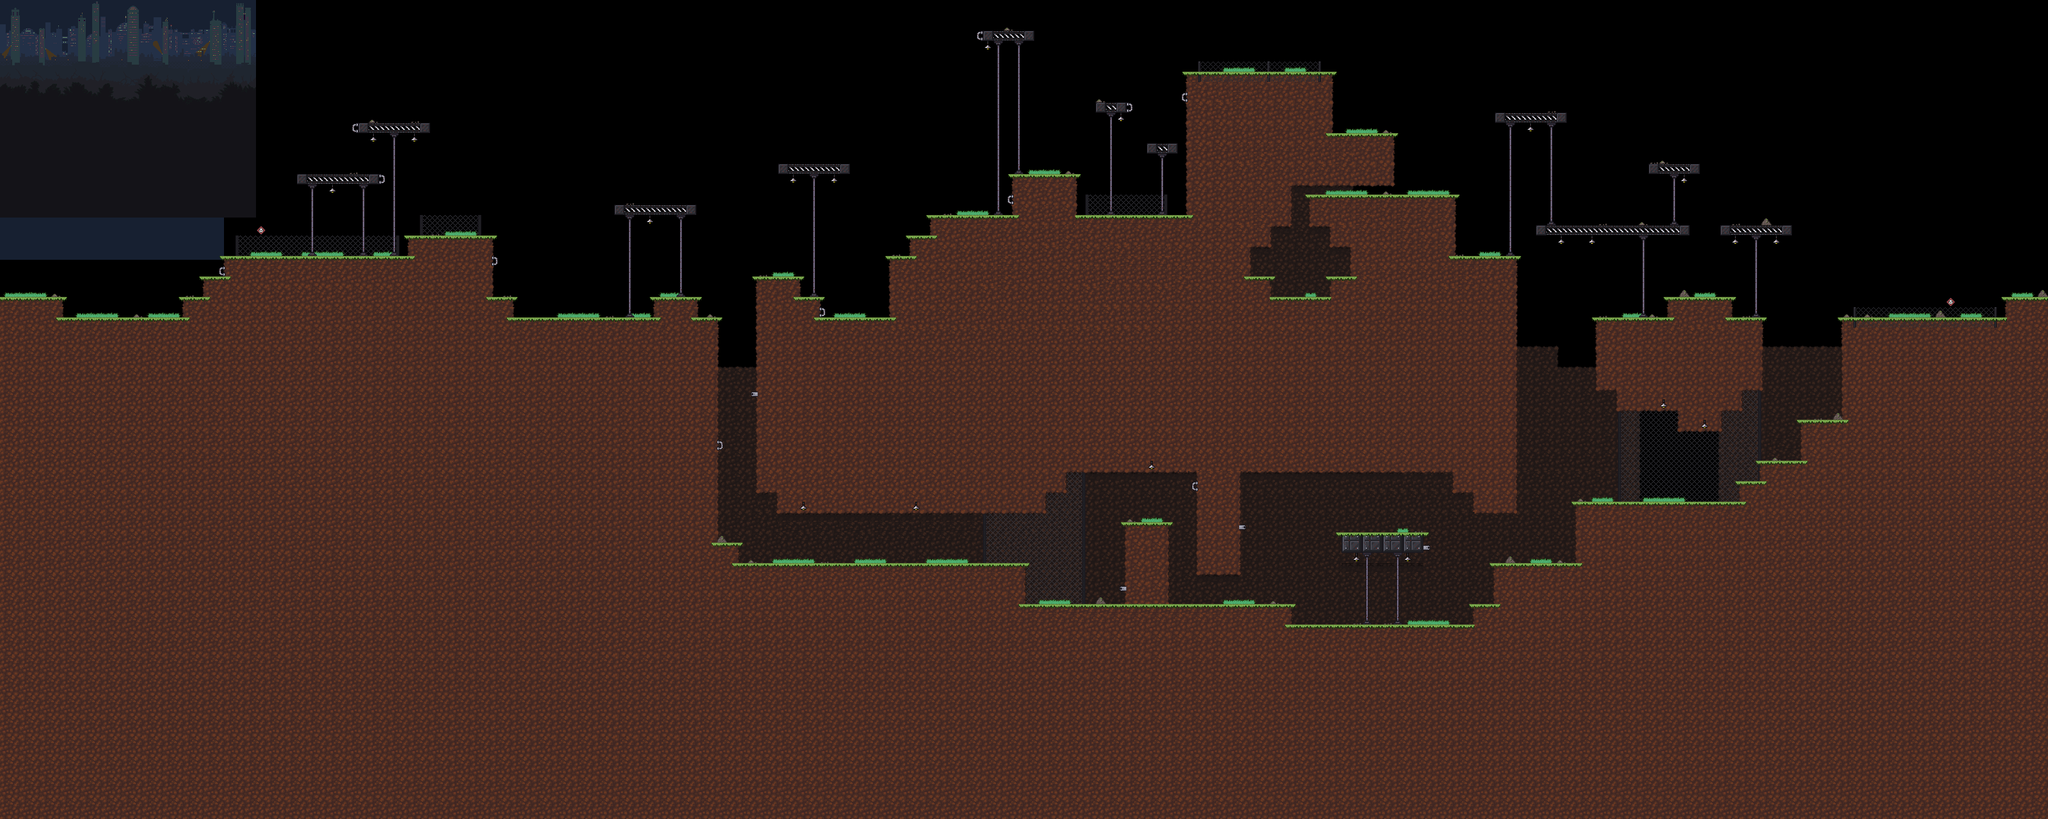

This is a level from a 2D game, rendered from its Tiled map with the project's own tilesets. A one-line summary and the map file follow, with tile-layer data summarised:
An orthogonal 200x80 tile map with 16x16 px tiles, 7 tile layers (Ground_farther, Ground_between, Ground_back, Ground, ...), 2 tilesets, 2 image layers and 132 objects.

<map version="1.0" orientation="orthogonal" width="200" height="80" tilewidth="16" tileheight="16">
 <tileset firstgid="1" name="16_blocks" tilewidth="16" tileheight="16" spacing="1">
  <image source="Pictures/Tile_16.png" width="119" height="102" />
 </tileset>
 <tileset firstgid="43" name="32_blocks" tilewidth="32" tileheight="32" spacing="1">
  <tileoffset x="0" y="16" />
  <image source="Pictures/Tile_32.png" width="321" height="264" />
 </tileset>
 <imagelayer name="Sky_background" width="200" height="80">
  <image source="Pictures/Night_sky_background.png" />
  <properties>
   <property name="height" value="1" />
   <property name="repeat" value="true" />
  </properties>
 </imagelayer>
 <imagelayer name="City_backgroundi" width="200" height="80">
  <image source="Pictures/Night_city_background.png" />
  <properties>
   <property name="height" value="640" />
   <property name="repeatVertical" value="true" />
  </properties>
 </imagelayer>
 <layer name="Ground_farther" width="200" height="80">
  <data>[16000 cells, 573 non-empty, 5 distinct tile ids]</data>
 </layer>
 <layer name="Ground_between" width="200" height="80">
  <data>[16000 cells, 62 non-empty, 5 distinct tile ids]</data>
 </layer>
 <layer name="Ground_back" width="200" height="80">
  <data>[16000 cells, 20 non-empty, 5 distinct tile ids]</data>
 </layer>
 <layer name="Ground" width="200" height="80">
  <data>[16000 cells, 2787 non-empty, 9 distinct tile ids]</data>
 </layer>
 <layer name="Scenery" width="200" height="80">
  <data>[16000 cells, 31 non-empty, 7 distinct tile ids]</data>
 </layer>
 <layer name="Grass" width="200" height="80">
  <data>[16000 cells, 604 non-empty, 15 distinct tile ids]</data>
 </layer>
 <layer name="Metal" width="200" height="80">
  <data>[16000 cells, 256 non-empty, 6 distinct tile ids]</data>
 </layer>
 <objectgroup name="Collisions" width="200" height="80">
  <object x="464" y="272" width="128" height="16" />
  <object x="560" y="192" width="112" height="16" />
  <object x="960" y="320" width="128" height="16" />
  <object x="1216" y="256" width="112" height="16" />
  <object x="1024" y="464" width="64" height="32" />
  <object x="1536" y="48" width="80" height="16" />
  <object x="1712" y="160" width="48" height="16" />
  <object x="1792" y="224" width="48" height="16" />
  <object x="2336" y="176" width="112" height="16" />
  <object x="2400" y="352" width="240" height="16" />
  <object x="2576" y="256" width="80" height="16" />
  <object x="2688" y="352" width="112" height="16" />
  <object x="2304" y="944" width="32" height="32" />
  <object x="1600" y="944" width="416" height="400" />
  <object x="1760" y="816" width="64" height="128" />
  <object x="1872" y="736" width="64" height="160" />
  <object x="2096" y="832" width="128" height="32" />
  <object x="0" y="496" width="1120" height="784" />
  <object x="1120" y="880" width="480" height="400" />
  <object x="1120" y="848" width="32" height="32" />
  <object x="352" y="400" width="416" height="96" />
  <object x="640" y="368" width="128" height="32" />
  <object x="768" y="464" width="32" height="32" />
  <object x="288" y="464" width="64" height="32" />
  <object x="320" y="432" width="32" height="32" />
  <object x="0" y="464" width="96" height="32" />
  <object x="2016" y="976" width="320" height="304" />
  <object x="3136" y="464" width="64" height="32" />
  <object x="1184" y="496" width="1184" height="240" />
  <object x="1456" y="336" width="496" height="160" />
  <object x="2112" y="304" width="160" height="192" />
  <object x="2272" y="400" width="96" height="96" />
  <object x="1952" y="464" width="160" height="32" />
  <object x="1952" y="432" width="32" height="32" />
  <object x="2080" y="432" width="32" height="32" />
  <object x="2048" y="304" width="64" height="48" />
  <object x="2080" y="352" width="32" height="32" />
  <object x="1856" y="112" width="160" height="224" />
  <object x="2016" y="208" width="160" height="80" />
  <object x="2016" y="112" width="64" height="96" />
  <object x="1952" y="336" width="32" height="48" />
  <object x="1984" y="336" width="32" height="16" />
  <object x="1392" y="400" width="64" height="96" />
  <object x="1424" y="368" width="32" height="32" />
  <object x="1184" y="432" width="64" height="64" />
  <object x="1248" y="464" width="32" height="32" />
  <object x="1184" y="736" width="480" height="32" />
  <object x="1216" y="768" width="416" height="32" />
  <object x="1584" y="272" width="96" height="64" />
  <object x="2272" y="736" width="96" height="32" />
  <object x="2304" y="768" width="64" height="32" />
  <object x="2496" y="496" width="256" height="112" />
  <object x="2528" y="608" width="192" height="32" />
  <object x="2624" y="640" width="64" height="32" />
  <object x="2608" y="464" width="96" height="32" />
  <object x="2880" y="496" width="320" height="784" />
  <object x="2336" y="880" width="544" height="400" />
  <object x="2464" y="784" width="416" height="96" />
  <object x="2816" y="656" width="64" height="128" />
  <object x="2720" y="752" width="96" height="32" />
  <object x="2752" y="720" width="64" height="32" />
 </objectgroup>
 <objectgroup name="Objects" width="200" height="80">
  <object gid="55" x="1328" y="880" />
  <object gid="55" x="1360" y="880" />
  <object gid="55" x="1472" y="880" />
  <object gid="55" x="1360" y="848" />
  <object gid="55" x="2048" y="976" />
  <object gid="55" x="2592" y="784" />
  <object gid="55" x="2512" y="352" />
  <object gid="55" x="2384" y="176" />
  <object gid="55" x="2000" y="464" />
  <object gid="55" x="1904" y="112" />
  <object gid="55" x="1920" y="80" />
  <object gid="55" x="1936" y="112" />
  <object gid="55" x="1344" y="496" />
  <object gid="55" x="832" y="496" />
  <object gid="55" x="1024" y="320" />
  <object gid="46" x="608" y="192" />
  <object gid="55" x="32" y="464" />
  <object gid="29" x="128" y="496" />
  <object gid="29" x="144" y="496" />
  <object gid="29" x="496" y="272" />
  <object gid="29" x="512" y="272" />
  <object gid="29" x="544" y="400" />
  <object gid="29" x="560" y="400" />
  <object gid="29" x="592" y="400" />
  <object gid="29" x="16" y="464" />
  <object gid="29" x="816" y="496" />
  <object gid="29" x="896" y="496" />
  <object gid="29" x="1008" y="320" />
  <object gid="29" x="1296" y="256" />
  <object gid="29" x="1264" y="256" />
  <object gid="29" x="1584" y="48" />
  <object gid="29" x="1632" y="272" />
  <object gid="29" x="1712" y="336" />
  <object gid="29" x="1728" y="336" />
  <object gid="29" x="1744" y="336" />
  <object gid="29" x="1760" y="336" />
  <object gid="29" x="1760" y="320" />
  <object gid="29" x="1744" y="320" />
  <object gid="29" x="1728" y="320" />
  <object gid="29" x="1712" y="320" />
  <object gid="29" x="1968" y="432" />
  <object gid="29" x="2080" y="432" />
  <object gid="29" x="2064" y="464" />
  <object gid="29" x="1968" y="112" />
  <object gid="29" x="2112" y="208" />
  <object gid="29" x="2368" y="176" />
  <object gid="29" x="2480" y="352" />
  <object gid="29" x="2464" y="352" />
  <object gid="29" x="2688" y="784" />
  <object gid="29" x="2672" y="784" />
  <object gid="29" x="1920" y="944" />
  <object gid="29" x="1920" y="928" />
  <object gid="29" x="1904" y="928" />
  <object gid="29" x="1904" y="944" />
  <object gid="29" x="1888" y="944" />
  <object gid="29" x="1888" y="928" />
  <object gid="29" x="1872" y="928" />
  <object gid="29" x="1872" y="944" />
  <object gid="29" x="1856" y="944" />
  <object gid="29" x="2128" y="832" />
  <object gid="29" x="2128" y="832" />
  <object gid="29" x="2112" y="832" />
  <object gid="29" x="1312" y="880" />
  <object gid="29" x="1424" y="880" />
  <object gid="29" x="1568" y="880" />
  <object gid="46" x="2240" y="976" />
  <object gid="46" x="2144" y="832" />
  </objectgroup>
 <objectgroup name="Spawn" width="200" height="80" />
</map>
<!-- 4 of 132 objects omitted -->